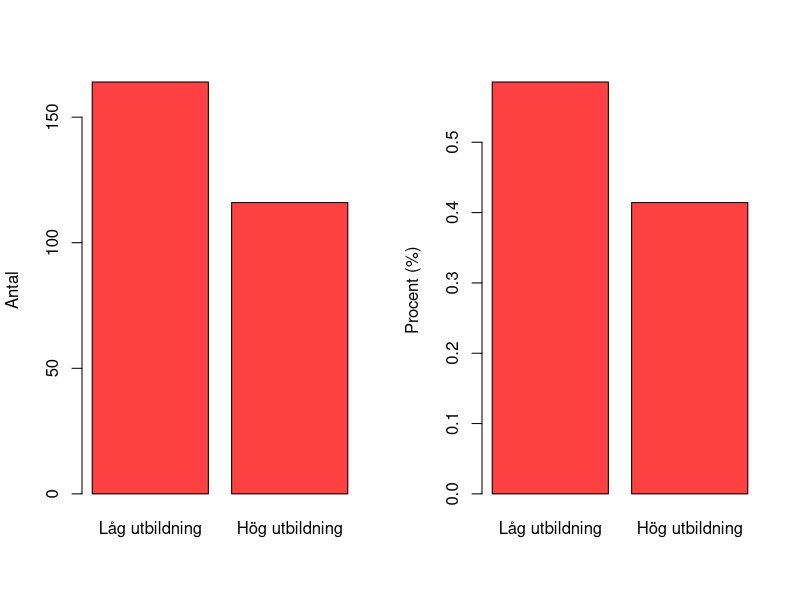

The R script that drew this image: (Note: this script raises an error after producing the figure.)
## ---- chunk 1
# Ursprungsvariabel
  education <- c("high", "high", "low", "high", "high", "low", "high", "low", 
               "low", "high", "high", "high", "high", "high", "high", "low", 
               "high", "high", "high", "high", "high", "high", "high", "high", 
               "high", "low", "high", "high", "high", "low", "high", "high",  
               "low", "high", "high", "high", "low", "low", "high", "low",
               "high", "high", "low", "high", "high", "low", "high", "low", 
               "low", "high", "high", "high", "high", "high", "high", "low", 
               "high", "high", "high", "high", "high", "high", "high", "high", 
               "high", "low", "high", "high", "high", "low", "high", "high",  
               "low", "high", "high", "high", "low", "low", "high", "low",
               "low","low","low","low","low","low","low","low","low","low",
               "low","low","low","low","low","low","low","low","low","low",
               "low","low","low","low","low","low","low","low","low","low",
               "low","low","low","low","low","low","low","low","low","low",
               "low","low","low","low","low","low","low","low","low","low",
               "low","low","low","low","low","low","low","low","low","low",
               "high", "high", "low", "high", "high", "low", "high", "low", 
               "low", "high", "high", "high", "high", "high", "high", "low", 
               "high", "high", "high", "high", "high", "high", "high", "high", 
               "high", "low", "high", "high", "high", "low", "high", "high",  
               "low", "high", "high", "high", "low", "low", "high", "low",
               "high", "high", "low", "high", "high", "low", "high", "low", 
               "low", "high", "high", "high", "high", "high", "high", "low", 
               "high", "high", "high", "high", "high", "high", "high", "high", 
               "high", "low", "high", "high", "high", "low", "high", "high",  
               "low", "high", "high", "high", "low", "low", "high", "low",
               "low","low","low","low","low","low","low","low","low","low",
               "low","low","low","low","low","low","low","low","low","low",
               "low","low","low","low","low","low","low","low","low","low",
               "low","low","low","low","low","low","low","low","low","low",
               "low","low","low","low","low","low","low","low","low","low",
               "low","low","low","low","low","low","low","low","low","low")
  str(education)
## ---- chunk 2
# Numerisk kodning: 0 = low, 1 = high
  edu_bin <- rep(NA, length(education))
  edu_bin[education == "high"] <- 1
  edu_bin[education == "low"] <- 0
  str(edu_bin)
  mean(edu_bin)
  summary(edu_bin)
# Numerisk kodning: 1 = low, 2 = high
  edu_12 <- rep(NA, length(education))
  edu_12[education == "high"] <- 2
  edu_12[education == "low"] <- 1
  str(edu_12)
  mean(edu_bin)
  summary(edu_bin)
## ---- chunk 3
# Skapa en faktorvariabel  
  edu_cat <- factor(education)
  str(edu_cat)
  mean(edu_cat)
  summary(edu_cat)
# Test att utföra en räkneoperation på en faktorvariabel
  mean(edu_cat)
# Ändra ordningen på nivåerna 
  edu_cat <- factor(education, levels = c("low", "high"))
  str(edu_cat)
  summary(edu_cat)
# Ändra för valt element namn i vektor levels(education_cat)  
  levels(edu_cat)[levels(edu_cat) == "low"] <- "Låg utbildning"
  levels(edu_cat)[levels(edu_cat) == "high"] <- "Hög utbildning"
  edu_cat
  
## ---- chunk 4
# Skapa en variabel med missing data (NA) i element 3, 10 i den numeriska
# variabeln edu_bin och genomför samma analys som förut
 edu_bin_mis <- edu_bin
 edu_bin_mis[3] <- NA
 edu_bin_mis[10] <- NA
 mean(edu_bin_mis)
 mean(edu_bin_mis, na.rm = TRUE)
 summary(edu_bin_mis)

# Skapa en variabel med missing data (NA) i element 3, 10 i faktor-variabeln
# edu_cat och genomför samma analys som förut 
 edu_cat_mis <- edu_cat
 edu_cat_mis[3] <- NA
 edu_cat_mis[10] <- NA
 summary(edu_cat_mis)
## ---- chunk 5
  table(edu_bin)
  table(edu_cat)
  table(edu_bin_mis)
  table(edu_bin_mis, useNA = "ifany")
  table(edu_cat_mis)
  table(edu_cat_mis, useNA = "ifany")
## ---- chunk 6
# Skapa tabell-objekt med frekvenser från tabell-objektetet
 freq_table_edu_cat <- table(edu_cat)
 freq_table_edu_cat
 str(freq_table_edu_cat)

# Skapa tabell med andelar från tabell-objektetet
 prop_table_edu_cat <- prop.table(freq_table_edu_cat)
 prop_table_edu_cat
 str(freq_table_edu_cat)

## ---- chunk 7
 # Kombinera frekvenser och andelar. Passa samtidigt på att avrunda till en decimal och göra om variabeln till procent. 
 table_edu <- cbind(freq_table_edu_cat, round(100*prop_table_edu_cat, 1))
# Ge tabellens kolumner namn 
 colnames(table_edu) <- c("Frekvens", "Procent (%)")
 table_edu
## ---- chunk 8
 freq_table_edu_df <- data.frame(freq_table_edu_cat)
 freq_table_edu_df
  
## ---- chunk 9
par(mfrow = c(1, 2))
# stapeldiagram baserat på tabellen med frekvenser
barplot(freq_table_edu_cat, 
        ylab = "Antal",  
        col = c("brown1", "brown1"))
# stapeldiagram baserat på tabellen med andelar
barplot(prop_table_edu_cat, 
        ylab = "Procent (%)",  
        col = c("brown1", "brown1"))
## ---- chunk 10
# Beräkna antalet lyckade försök (antal 1or)
  x <- sum(edu_bin == 1)  
# Beräkna antal försök (1or or 0r). Denna kodning gör att eventuella NA inte tas med i beräkningen av n
  n <- sum(edu_bin == 1) + sum(edu_bin == 0)
  # Skattning av andelen med hög utbildning. Det går även att använda mean(edu_bin)
  phat <- x/n   
# Skatta variansen
  vphat <- phat*(1-phat)/n
# Välja konfidensgrad 100*(1-alpha)%
  alpha <- 0.05
  z_alpha <- qnorm((1-alpha/2))
  LB <- phat - z_alpha*sqrt(vphat)
  UB <- phat + z_alpha*sqrt(vphat)
  p_KI <- c(LB, UB)
  p_KI
# Undersöker förutsättningen 
  n*phat*(1-phat)
## ---- chunk 11
# p givet nollhypotesen
  pH0 <- 0.4
# Variansen givet nollhypotesen
  vpH0 <- pH0*(1-pH0)/n
# Teststatistika
  zobs <- (phat - pH0)/sqrt(vpH0)
  zobs
# zobs pnorm ger vänstersvans-sannolikhet.
  p_value <- 2*(1 - pnorm(zobs)) 
  p_value
## ---- chunk 12
# Använd funktionen prop.test() för att skapa konfidensintervall utan korrigering
  edu_analysis <- prop.test(x = x, n = n, p = 0.4, alternative = "two.sided", correct = FALSE)
  edu_analysis
## ---- chunk 13
knitr::include_graphics("docs/images/warning.png")
## ---- chunk 14
knitr::include_graphics("docs/images/note.png")
## ---- chunk 15
# Skapa en variabel smoker som är 1 om rökare och 0 om icke-rökare  
  smoker <- c(0, 0, 1, 0, 0, 0, 0, 0, 1, 0, 1, 0, 0, 0, 0, 0, 0, 0, 0, 1,
              0, 1, 1, 0, 1, 0, 1, 0, 1, 0, 1, 0, 0, 0, 0, 0, 0, 0, 0, 1,
              0, 1, 0, 0, 1, 0, 0, 0, 1, 0, 1, 0, 0, 0, 0, 0, 0, 0, 0, 1,
              0, 1, 1, 0, 1, 0, 1, 0, 1, 0, 1, 0, 0, 0, 0, 0, 0, 0, 0, 1,
              1,1,0,0,1,1,0,0,1,1,1,1,0,0,1,1,1,1,1,1,1,1,1,1,1,1,1,0,0,0,1,1,1,1,0,0,1,
              1,1,1,1,0,0,0,1,0,1,0,1,1,0,0,0,1,1,1,1,0,0,1, 0, 0, 1, 0, 0, 0, 0, 0, 1, 0, 
              1, 0, 0, 0, 0, 0, 0, 0, 0, 1, 0, 1, 1, 0, 1, 0, 1, 0, 1, 0, 1, 0, 0, 0, 0, 0, 0, 0, 0, 1,
              0, 1, 0, 0, 1, 0, 0, 0, 1, 0, 1, 0, 0, 0, 0, 0, 0, 0, 0, 1,
              0, 1, 1, 0, 1, 0, 1, 0, 1, 0, 1, 0, 0, 0, 0, 0, 0, 0, 0, 1,
              1,1,0,0,1,1,0,0,1,1,1,1,0,0,1,1,1,1,1,1,1,1,1,1,1,1,1,0,0,0,1,1,1,1,0,0,1,
              1,1,1,1,0,0,0,1,0,1,0,1,1,0,0,0,1,1,1,1,0,0,1)
# Korstabulering av edu_bin och smoker (rökning radvis och utbildning kolumnvis)
  freq_table_edu_smoke <- table(smoker, edu_bin)
  freq_table_edu_smoke
## ---- chunk 16
# Andelar baserat alla
  table_all <- prop.table(freq_table_edu_smoke)
  table_all
# Andelar baserat rader
  table_row_prop <- prop.table(freq_table_edu_smoke, margin = 1)
  table_row_prop 
# Andelar baserat kolumner
  table_column_prop <- prop.table(freq_table_edu_smoke, margin = 2)
  table_column_prop  
## ---- chunk 17
# Skapa tabell för presentation av analys
  table_edu_smoke <- cbind(freq_table_edu_smoke[,1], round(100*table_column_prop[,1], 1),
                           freq_table_edu_smoke[,2], round(100*table_column_prop[,2], 1))
  colnames( table_edu_smoke ) <- c("Låg (n)", "Låg (%)", "Hög (n)", "Låg (%)")
  rownames( table_edu_smoke ) <- c("Icke-rökare", "Rökare")
  table_edu_smoke
## ---- chunk 18
 table_edu_smoke_final <- addmargins(table_edu_smoke, 1) 
 rownames( table_edu_smoke_final ) <- c("Icke-rökare", "Rökare", "Summa")
 table_edu_smoke_final 
## ---- chunk 19
# Beräkna andelen rökare bland högutbildade 
# (Alternativt hämta andelarna från tabellen med table_row_prop[2,2])
phat1 <- mean( smoker[edu_bin == 1] )  
# Beräkna andelen rökare bland lågutbildade 
# (Alternativt hämta andelarna från tabellen med table_row_prop[2,1])
phat0 <- mean( smoker[edu_bin == 0] )
# Skillnad i andelar (riskdifferens)
phat_diff <- phat1 - phat0
# kvot av andelar (relativ risk)
phat_kvot <- phat1/phat0
# oddskvot
phat_or <- (phat1/(1-phat1)) / ((phat0/(1-phat0)))
phat_diff
phat_kvot
phat_kvot
## ---- chunk 20
barplot( freq_table_edu_smoke, names.arg = c("Låg utbildning", "Hög utbildning"), 
         ylab = "Antal", legend = c("Icke-rökare", "Rökare") )

barplot( table_row_prop, names.arg = c("Låg utbildning", "Hög utbildning"), 
         ylab = "Andel", legend = c("Icke-rökare", "Rökare"))

barplot( table_column_prop, names.arg = c("Låg utbildning", "Hög utbildning"), 
         ylab = "Andel", legend = c("Icke-rökare", "Rökare"))

## ---- chunk 21
barplot( table_column_prop, beside=TRUE, names.arg = c("Låg utbildning", "Hög utbildning"), 
         ylab = "Andel", legend = c("Icke-rökare", "Rökare"))
barplot( table_row_prop[2,], names.arg = c("Låg utbildning", "Hög utbildning"), ylab = "Andel rökare")
## ---- chunk 22
# Gör om andelar till procent 
  percentages_smoker <- round(100*table_row_prop[2,], 1)
# Skapa objekt så vi kan hämta information från figurobjekt 
  my_bar <- barplot(  percentages_smoker, 
                      names.arg = c("Låg utbildning", "Hög utbildning"), 
                      ylim=c(0,80), 
                      col = "lightblue",
                      border = "lightblue",
                      ylab = "Röker (%)")
# Lägg till text i figuren  
  text(x = my_bar, y = percentages_smoker + 6, labels = paste(percentages_smoker, "%",  sep="")) 
## ---- chunk 23
# Version 1
x0 <-  freq_table_edu_smoke[2,1]
x1 <-  freq_table_edu_smoke[2,2]
n0 <- sum(freq_table_edu_smoke[,1])
n1 <- sum(freq_table_edu_smoke[,2])
resultat <- prop.test(c(x1, x0), c(n1, n0), correct = FALSE)
p_differens <- resultat$estimate[1] - resultat$estimate[2]

# Version 2
phat1 <- mean(smoker[edu_bin == 1])
phat0 <- mean(smoker[edu_bin == 0])
phatdiff <- phat1 - phat0
n1 <- sum(edu_bin == 1)
n0 <- sum(edu_bin == 0)
vhat_pdiff <- phat1*(1-phat1)/n1 + phat0*(1-phat0)/n0 
z_alpha <- qnorm(0.975)
ll <- phat_diff - z_alpha*sqrt(vhat_pdiff)
ul <- phat_diff + z_alpha*sqrt(vhat_pdiff)
ll
ul
## ---- chunk 24
prop.test(c(x1, x0), c(n1, n0), correct = FALSE)

chisq.test( table(edu_bin, smoker), correct = FALSE )

pooled_phat <- (n1*phat1 + n0*phat0)/(n1 + n0)
z <- (phat1 - phat0)/sqrt( pooled_phat*(1-pooled_phat)*(1/n1 + 1/n0))
z
z^2
2*pnorm(z)
## ---- chunk 25
prop.test(c(x1, x0), c(n1, n0), alternativ = "less", correct = FALSE)

pooled_phat <- (n1*phat1 + n0*phat0)/(n1 + n0)
z <- (phat1 - phat0)/sqrt( pooled_phat*(1-pooled_phat)*(1/n1 + 1/n0))
z
z^2
pnorm(z)
## ---- chunk 26
x_f <- 6
n_f <- 30
x_m <- 4
n_m<- 29
prop.test(c(x_f,x_m), c(n_f, n_m), correct = FALSE)

# Undersök de förväntade frekvenserna
test <- chisq.test( as.table( matrix( c(6, 24, 4, 25), 2, 2) ), correct = FALSE)
test
test$expected
## ---- chunk 27
rm(list=ls())
# a)
freq_table <- as.table( matrix( c(12, 34, 27, 16), 2, 2))
colnames(freq_table) <- c("1 dollarsedel", "4 quarters")
rownames(freq_table) <- c("Spenderade pengarna", "Sparade pengarna")
prop_table <- prop.table(freq_table, 2)
table_bill_spending <- cbind(freq_table[,1], round(100*prop_table[,1], 1),
                             freq_table[,2], round(100*prop_table[,2], 1))
colnames(table_bill_spending) <- c("1 dollar (n)", "1 dollarsedel (%)", "4 quarters (n)", "4 quarters (%)")
rownames(table_bill_spending) <- c("Spenderade pengarna", "Sparade pengarna")

# b)
percentages_spending<- round(100*prop_table[1,], 1)
my_bar <- barplot(  percentages_spending, 
                    names.arg = c("1 dollarsedel", "4 quarters"), 
                    ylim=c(0,80), 
                    col = "lightblue",
                    border = "lightblue",
                    ylab = "Spenderade pengarna (%)")
text(x = my_bar, y = percentages_spending + 6, labels = paste(percentages_spending, "%",  sep="")) 

# c) 
# Version 1
x1 <- freq_table[1,1]
x0 <- freq_table[1,2]
n1 <- sum(freq_table[,1])
n0 <- sum(freq_table[,2])
resultat <- prop.test(c(x1, x0), c(n1, n0), correct = FALSE)
p_differens <- resultat$estimate[1] - resultat$estimate[2]

# Version 2
p1 <- prop_table[1,1]
p0 <- prop_table[1,2]
n1 <-  sum(freq_table[,1])
n0 <- sum(freq_table[,2])
p_diff <- p1 - p0
v_diff <- p1*(1-p1)/n1 + p0*(1-p0)/n0
z <- qnorm(0.975)
ll <- p_diff - z*sqrt(v_diff)
ul <- p_diff + z*sqrt(v_diff)

# d)
# Version 1
resultat
# Version 2
chisq.test(freq_table, correct = FALSE)
## ---- chunk 28
rm(list=ls())
# Version 1
x <- 53
n <- 130
prop.test(53, 130, p = 0.5, correct = FALSE)

# Version 2
phat <- x/n
pH0 <- 0.5
z <- (phat - 0.5)/sqrt(pH0*(1-pH0)/n)
2*pnorm(z)

## ---- chunk 29
rm(list=ls())
df <- data.frame(treatment = c(rep("splint", 60), rep("splint", 23), rep("surgery", 67), rep("surgery", 6)), 
                 y = c(rep("succesful", 60), rep("unsucsessful",23), rep("succesful", 67), rep("unsucsessful",6)))
freq_table <- table(df$y, df$treatment)
prop_table <- prop.table(freq_table, 2) 


phat_splint <- prop_table[1,1]
phat_surgery <- prop_table[1,2]
p_kvot <- phat_surgery/phat_splint 
chisq.test(freq_table, correct = FALSE)
## ---- chunk 30
accused <- c(rep("accused was working", 40), 
             rep("accused was working", 217), 
             rep("accused was not working", 34), 
             rep("accused was not working", 1350)) 
death <- c(rep("shifts with a death", 40), 
           rep("shifts without a death",217), 
           rep("shifts with a death", 34), 
           rep("shifts without a death", 1350))
freq_table <- table(accused, death)
freq_table
chisq.test(freq_table)
